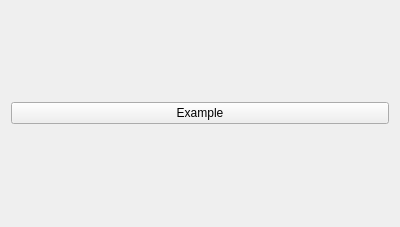
<?xml version="1.0" encoding="UTF-8"?>
<ui version="4.0">
 <class>Widget</class>
 <widget class="QWidget" name="Widget">
  <property name="geometry">
   <rect>
    <x>0</x>
    <y>0</y>
    <width>400</width>
    <height>227</height>
   </rect>
  </property>
  <property name="windowTitle">
   <string>Widget</string>
  </property>
  <layout class="QHBoxLayout" name="horizontalLayout">
   <item>
    <widget class="QPushButton" name="pushButton">
     <property name="text">
      <string>Example</string>
     </property>
    </widget>
   </item>
  </layout>
 </widget>
 <layoutdefault spacing="6" margin="11"/>
 <resources/>
 <connections/>
</ui>
